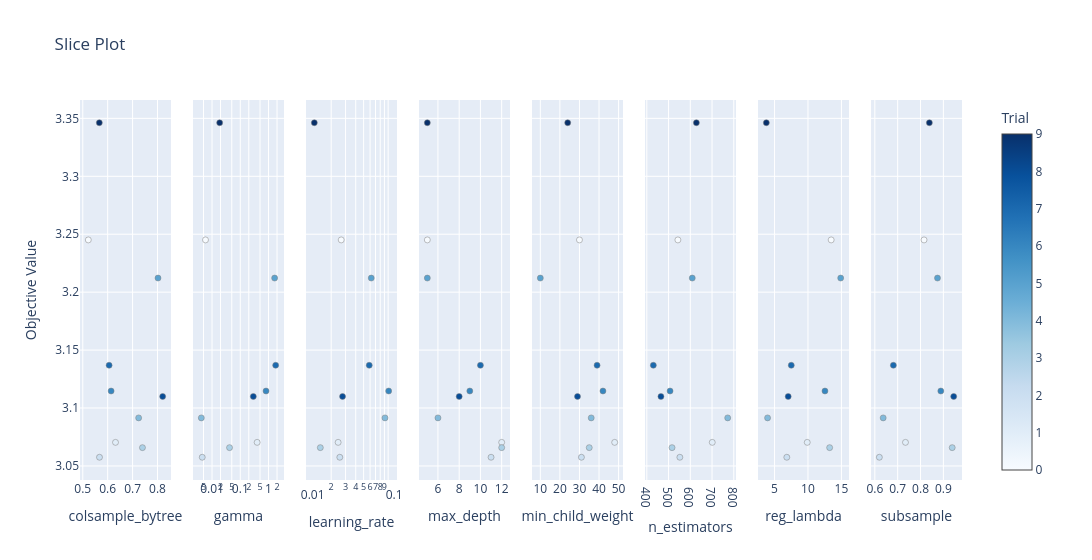

The notebook cell saved with this chart:
### Code cell
fig_slice.show()

### Figure 1 — Plotly figure (JSON) as saved in the notebook; plotly's stock layout.template omitted (floating-point values rounded to 4 significant figures)
{"data": [{"marker": {"color": [0, 1, 2, 3, 4, 5, 6, 7, 8, 9], "colorbar": {"title": {"text": "Trial"}, "x": 1, "xpad": 40}, "colorscale": [[0, "rgb(247,251,255)"], [0.125, "rgb(222,235,247)"], [0.25, "rgb(198,219,239)"], [0.375, "rgb(158,202,225)"], [0.5, "rgb(107,174,214)"], [0.625, "rgb(66,146,198)"], [0.75, "rgb(33,113,181)"], [0.875, "rgb(8,81,156)"], [1, "rgb(8,48,107)"]], "line": {"color": "Grey", "width": 0.5}, "showscale": true}, "mode": "markers", "name": "Feasible Trial", "showlegend": false, "type": "scatter", "x": [0.5222, 0.6314, 0.5671, 0.7396, 0.7243, 0.8019, 0.6137, 0.6057, 0.8207, 0.5664], "xaxis": "x", "y": [3.245, 3.07, 3.058, 3.066, 3.091, 3.212, 3.115, 3.137, 3.11, 3.346], "yaxis": "y"}, {"marker": {"color": [0, 1, 2, 3, 4, 5, 6, 7, 8, 9], "colorbar": {"title": {"text": "Trial"}, "x": 1, "xpad": 40}, "colorscale": [[0, "rgb(247,251,255)"], [0.125, "rgb(222,235,247)"], [0.25, "rgb(198,219,239)"], [0.375, "rgb(158,202,225)"], [0.5, "rgb(107,174,214)"], [0.625, "rgb(66,146,198)"], [0.75, "rgb(33,113,181)"], [0.875, "rgb(8,81,156)"], [1, "rgb(8,48,107)"]], "line": {"color": "Grey", "width": 0.5}, "showscale": false}, "mode": "markers", "name": "Feasible Trial", "showlegend": false, "type": "scatter", "x": [0.005874, 0.3947, 0.004503, 0.04167, 0.004176, 1.643, 0.815, 1.789, 0.2893, 0.01865], "xaxis": "x2", "y": [3.245, 3.07, 3.058, 3.066, 3.091, 3.212, 3.115, 3.137, 3.11, 3.346], "yaxis": "y2"}, {"marker": {"color": [0, 1, 2, 3, 4, 5, 6, 7, 8, 9], "colorbar": {"title": {"text": "Trial"}, "x": 1, "xpad": 40}, "colorscale": [[0, "rgb(247,251,255)"], [0.125, "rgb(222,235,247)"], [0.25, "rgb(198,219,239)"], [0.375, "rgb(158,202,225)"], [0.5, "rgb(107,174,214)"], [0.625, "rgb(66,146,198)"], [0.75, "rgb(33,113,181)"], [0.875, "rgb(8,81,156)"], [1, "rgb(8,48,107)"]], "line": {"color": "Grey", "width": 0.5}, "showscale": false}, "mode": "markers", "name": "Feasible Trial", "showlegend": false, "type": "scatter", "x": [0.02654, 0.02433, 0.0255, 0.01471, 0.09145, 0.06202, 0.1015, 0.05862, 0.02756, 0.01241], "xaxis": "x3", "y": [3.245, 3.07, 3.058, 3.066, 3.091, 3.212, 3.115, 3.137, 3.11, 3.346], "yaxis": "y3"}, {"marker": {"color": [0, 1, 2, 3, 4, 5, 6, 7, 8, 9], "colorbar": {"title": {"text": "Trial"}, "x": 1, "xpad": 40}, "colorscale": [[0, "rgb(247,251,255)"], [0.125, "rgb(222,235,247)"], [0.25, "rgb(198,219,239)"], [0.375, "rgb(158,202,225)"], [0.5, "rgb(107,174,214)"], [0.625, "rgb(66,146,198)"], [0.75, "rgb(33,113,181)"], [0.875, "rgb(8,81,156)"], [1, "rgb(8,48,107)"]], "line": {"color": "Grey", "width": 0.5}, "showscale": false}, "mode": "markers", "name": "Feasible Trial", "showlegend": false, "type": "scatter", "x": [5, 12, 11, 12, 6, 5, 9, 10, 8, 5], "xaxis": "x4", "y": [3.245, 3.07, 3.058, 3.066, 3.091, 3.212, 3.115, 3.137, 3.11, 3.346], "yaxis": "y4"}, {"marker": {"color": [0, 1, 2, 3, 4, 5, 6, 7, 8, 9], "colorbar": {"title": {"text": "Trial"}, "x": 1, "xpad": 40}, "colorscale": [[0, "rgb(247,251,255)"], [0.125, "rgb(222,235,247)"], [0.25, "rgb(198,219,239)"], [0.375, "rgb(158,202,225)"], [0.5, "rgb(107,174,214)"], [0.625, "rgb(66,146,198)"], [0.75, "rgb(33,113,181)"], [0.875, "rgb(8,81,156)"], [1, "rgb(8,48,107)"]], "line": {"color": "Grey", "width": 0.5}, "showscale": false}, "mode": "markers", "name": "Feasible Trial", "showlegend": false, "type": "scatter", "x": [30, 48, 31, 35, 36, 10, 42, 39, 29, 24], "xaxis": "x5", "y": [3.245, 3.07, 3.058, 3.066, 3.091, 3.212, 3.115, 3.137, 3.11, 3.346], "yaxis": "y5"}, {"marker": {"color": [0, 1, 2, 3, 4, 5, 6, 7, 8, 9], "colorbar": {"title": {"text": "Trial"}, "x": 1, "xpad": 40}, "colorscale": [[0, "rgb(247,251,255)"], [0.125, "rgb(222,235,247)"], [0.25, "rgb(198,219,239)"], [0.375, "rgb(158,202,225)"], [0.5, "rgb(107,174,214)"], [0.625, "rgb(66,146,198)"], [0.75, "rgb(33,113,181)"], [0.875, "rgb(8,81,156)"], [1, "rgb(8,48,107)"]], "line": {"color": "Grey", "width": 0.5}, "showscale": false}, "mode": "markers", "name": "Feasible Trial", "showlegend": false, "type": "scatter", "x": [543, 701, 552, 516, 772, 609, 507, 430, 465, 628], "xaxis": "x6", "y": [3.245, 3.07, 3.058, 3.066, 3.091, 3.212, 3.115, 3.137, 3.11, 3.346], "yaxis": "y6"}, {"marker": {"color": [0, 1, 2, 3, 4, 5, 6, 7, 8, 9], "colorbar": {"title": {"text": "Trial"}, "x": 1, "xpad": 40}, "colorscale": [[0, "rgb(247,251,255)"], [0.125, "rgb(222,235,247)"], [0.25, "rgb(198,219,239)"], [0.375, "rgb(158,202,225)"], [0.5, "rgb(107,174,214)"], [0.625, "rgb(66,146,198)"], [0.75, "rgb(33,113,181)"], [0.875, "rgb(8,81,156)"], [1, "rgb(8,48,107)"]], "line": {"color": "Grey", "width": 0.5}, "showscale": false}, "mode": "markers", "name": "Feasible Trial", "showlegend": false, "type": "scatter", "x": [13.47, 9.89, 6.833, 13.24, 3.959, 14.89, 12.54, 7.502, 7.041, 3.773], "xaxis": "x7", "y": [3.245, 3.07, 3.058, 3.066, 3.091, 3.212, 3.115, 3.137, 3.11, 3.346], "yaxis": "y7"}, {"marker": {"color": [0, 1, 2, 3, 4, 5, 6, 7, 8, 9], "colorbar": {"title": {"text": "Trial"}, "x": 1, "xpad": 40}, "colorscale": [[0, "rgb(247,251,255)"], [0.125, "rgb(222,235,247)"], [0.25, "rgb(198,219,239)"], [0.375, "rgb(158,202,225)"], [0.5, "rgb(107,174,214)"], [0.625, "rgb(66,146,198)"], [0.75, "rgb(33,113,181)"], [0.875, "rgb(8,81,156)"], [1, "rgb(8,48,107)"]], "line": {"color": "Grey", "width": 0.5}, "showscale": false}, "mode": "markers", "name": "Feasible Trial", "showlegend": false, "type": "scatter", "x": [0.8154, 0.7341, 0.6197, 0.9387, 0.6365, 0.8742, 0.8887, 0.681, 0.9451, 0.8386], "xaxis": "x8", "y": [3.245, 3.07, 3.058, 3.066, 3.091, 3.212, 3.115, 3.137, 3.11, 3.346], "yaxis": "y8"}], "layout": {"title": {"text": "Slice Plot"}, "width": 2400, "xaxis": {"anchor": "y", "domain": [0, 0.1031], "title": {"text": "colsample_bytree"}}, "xaxis2": {"anchor": "y2", "domain": [0.1281, 0.2312], "title": {"text": "gamma"}, "type": "log"}, "xaxis3": {"anchor": "y3", "domain": [0.2562, 0.3594], "title": {"text": "learning_rate"}, "type": "log"}, "xaxis4": {"anchor": "y4", "domain": [0.3844, 0.4875], "title": {"text": "max_depth"}}, "xaxis5": {"anchor": "y5", "domain": [0.5125, 0.6156], "title": {"text": "min_child_weight"}}, "xaxis6": {"anchor": "y6", "domain": [0.6406, 0.7438], "title": {"text": "n_estimators"}}, "xaxis7": {"anchor": "y7", "domain": [0.7687, 0.8719], "title": {"text": "reg_lambda"}}, "xaxis8": {"anchor": "y8", "domain": [0.8969, 1], "title": {"text": "subsample"}}, "yaxis": {"anchor": "x", "domain": [0, 1], "title": {"text": "Objective Value"}}, "yaxis2": {"anchor": "x2", "domain": [0, 1], "matches": "y", "showticklabels": false}, "yaxis3": {"anchor": "x3", "domain": [0, 1], "matches": "y", "showticklabels": false}, "yaxis4": {"anchor": "x4", "domain": [0, 1], "matches": "y", "showticklabels": false}, "yaxis5": {"anchor": "x5", "domain": [0, 1], "matches": "y", "showticklabels": false}, "yaxis6": {"anchor": "x6", "domain": [0, 1], "matches": "y", "showticklabels": false}, "yaxis7": {"anchor": "x7", "domain": [0, 1], "matches": "y", "showticklabels": false}, "yaxis8": {"anchor": "x8", "domain": [0, 1], "matches": "y", "showticklabels": false}}}
